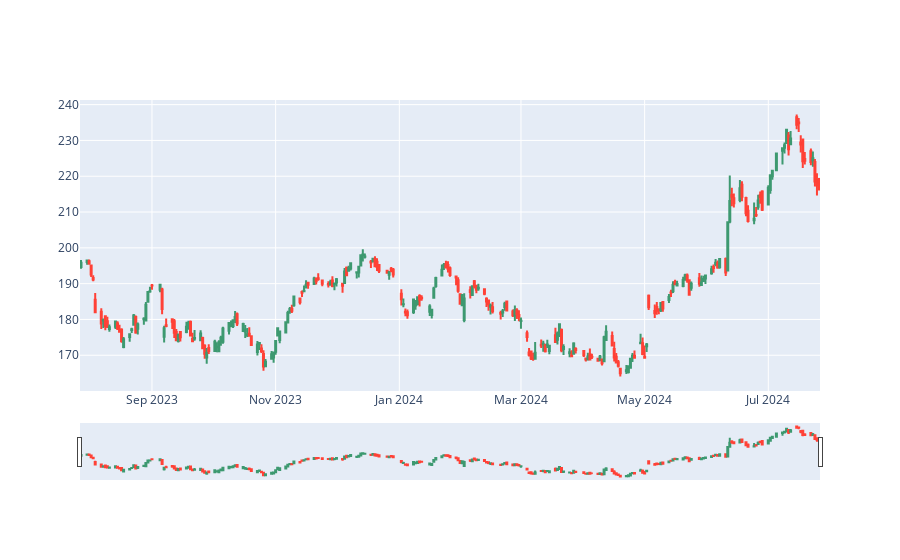

Source (notebook cell):
### Code cell
fig = go.Figure(data=[go.Candlestick(x=df['Date'],
                open=df['Open'],
                high=df['High'],
                low=df['Low'],
                close=df['Close'])])
fig.show()

### Figure 1 — Plotly figure (JSON) as saved in the notebook; plotly's stock layout.template omitted (floating-point values rounded to 4 significant figures; data arrays with more than 128 entries replaced by an {"elided": "..."} marker saying what was removed)
{"data": [{"close": {"elided": "251 float values"}, "high": {"elided": "251 float values"}, "low": {"elided": "251 float values"}, "open": {"elided": "251 float values"}, "type": "candlestick", "x": {"elided": "251 str values"}}], "layout": {}}
